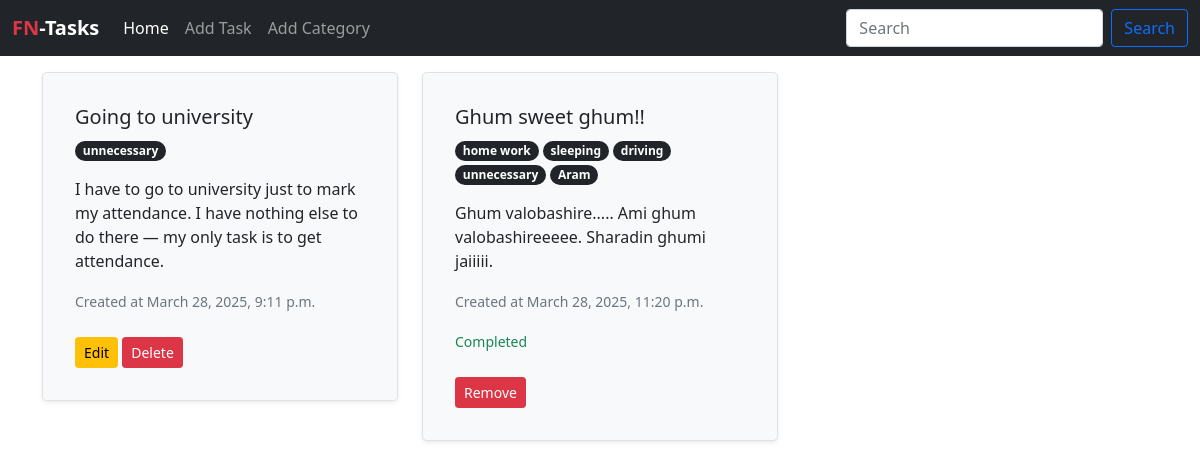
The page / on the database its author committed.
### task_model/models.py (models this page shows, shortened)
class Task(models.Model):
    title = models.CharField(max_length=200)
    description = models.TextField()
    created_at = models.DateTimeField(auto_now_add=True)
    is_completed = models.BooleanField(default=False)
    category = models.ManyToManyField('categories.Category', related_name='tasks', blank=True)

### categories/models.py (models this page shows, shortened)
class Category(models.Model):
    name = models.CharField(max_length=100)

### home/views.py (the view)
# urls.py: path('', home, name='home'),
def home(request):
    tasks=Task.objects.all()
    return render(request, 'home.html', {'tasks': tasks})

### home/templates/home.html (shortened to what this page needs)
{% extends "base.html" %}
{% block content %}
<div class="container container-fluid my-3">
    <div class="row row-cols-1 row-cols-md-3 g-4">
      {% for task in tasks %}
      <div class="col">
          <div class="card p-3 border rounded-3 shadow-sm bg-light">
              <div class="card-body">
                  <h5 class="card-title">{{task.title}}</h5>
                  {% for cat in task.category.all %}
                  <span class="badge rounded-pill bg-dark">{{cat.name}}</span>
                  {% endfor %}
                  <br>
                  <p class="card-text mt-3">{{task.description|truncatewords:30}}</p>
                    <p class="card-text"><small class="text-muted">Created at {{task.created_at}}</small></p>
                    {% if task.is_completed == True %}
                        <p class="card-text"><small class="text-success">Completed</small></p>
                        <a href="{% url "delete_task" task.id %}" class="btn btn-sm btn-danger mt-2">Remove</a>
                    {% else %}
                    <div class="w-100 mx-auto">
                        <a href="{% url "edit_task" task.id %}" class="btn btn-sm btn-warning mt-2">Edit</a>
                        <a href="{% url "delete_task" task.id %}" class="btn btn-sm btn-danger mt-2">Delete</a>
                    </div>
                    {% endif %}
              </div>
          </div>
      </div>
      {% endfor %}
    </div>
  </div>
{% endblock %}

### templates/base.html (shortened to what this page needs)
<!doctype html>
<html lang="en">
  <head>
    <link href="https://cdn.jsdelivr.net/npm/bootstrap@5.0.2/dist/css/bootstrap.min.css" rel="stylesheet">
    <link rel="stylesheet" href="https://cdnjs.cloudflare.com/ajax/libs/font-awesome/6.7.2/css/all.min.css" />
  </head>
  <body>
    <nav class="navbar navbar-expand-lg navbar-dark bg-dark">
        <div class="container-fluid">
          <a class="navbar-brand fw-bold" href="{% url "home" %}"><span class="text-danger">FN</span>-Tasks</a>
          <div class="collapse navbar-collapse" id="navbarScroll">
            <ul class="navbar-nav me-auto my-2 my-lg-0 navbar-nav-scroll" style="--bs-scroll-height: 100px;">
              <li class="nav-item">
                <a class="nav-link {% if request.resolver_match.url_name == 'home' %}active{% endif %}" aria-current="page" href="{% url 'home' %}">Home</a>
              </li>
              <li class="nav-item">
                <a class="nav-link {% if request.resolver_match.url_name == 'add_task' %}active{% endif %}" href="{% url 'add_task' %}">Add Task</a>
              </li>
              <li class="nav-item">
                <a class="nav-link {% if request.resolver_match.url_name == 'add_category' %}active{% endif %}" href="{% url 'add_category' %}">Add Category</a>
              </li>
            </ul>
            <form class="d-flex">
              <input class="form-control me-2 " type="search" placeholder="Search" aria-label="Search">
              <button class="btn btn-outline-primary" type="submit">Search</button>
            </form>
          </div>
        </div>
      </nav>
      {% block content %}
      {% endblock content %}
  </body>
</html>

### rows shown on the page
Task: title "Going to university", description "I have to go to university just to mark my attendance. I have nothing else to do there — my only task is to get attendance.", created_at "March 28, 2025, 9:11 p.m.", is_completed "Edit"
Category: name "unnecessary"
Task: title "Ghum sweet ghum!!", description "Ghum valobashire..... Ami ghum valobashireeeee. Sharadin ghumi jaiiiii.", created_at "March 28, 2025, 11:20 p.m.", is_completed "Completed"
Category: name "home work"
Category: name "sleeping"
Category: name "driving"
Category: name "Aram"
